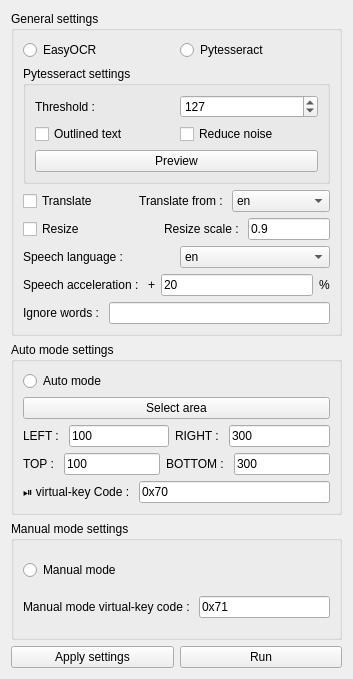
<?xml version="1.0" encoding="UTF-8"?>
<ui version="4.0">
 <class>Settings</class>
 <widget class="QWidget" name="Settings">
  <property name="geometry">
   <rect>
    <x>0</x>
    <y>0</y>
    <width>353</width>
    <height>679</height>
   </rect>
  </property>
  <property name="windowTitle">
   <string>Settings</string>
  </property>
  <layout class="QVBoxLayout" name="verticalLayout_4">
   <item>
    <widget class="QGroupBox" name="general_groupBox">
     <property name="title">
      <string>General settings</string>
     </property>
     <layout class="QVBoxLayout" name="verticalLayout">
      <item>
       <layout class="QHBoxLayout" name="horizontalLayout_12">
        <item>
         <widget class="QRadioButton" name="EasyOCR_radioButton">
          <property name="toolTip">
           <string>&lt;html&gt;&lt;head/&gt;&lt;body&gt;&lt;p&gt;If you want to recognize text from photos, it is usually better to use EasyOCR. If you have an Nvidia GPU, it will use it by default.&lt;/p&gt;&lt;/body&gt;&lt;/html&gt;</string>
          </property>
          <property name="text">
           <string>EasyOCR</string>
          </property>
         </widget>
        </item>
        <item>
         <widget class="QRadioButton" name="Pytesseract_radioButton">
          <property name="toolTip">
           <string>&lt;html&gt;&lt;head/&gt;&lt;body&gt;&lt;p&gt;If you want to recognize document-like text, it is usually better to use Pytesseract. Tesseract will use only the CPU.&lt;/p&gt;&lt;/body&gt;&lt;/html&gt;</string>
          </property>
          <property name="text">
           <string>Pytesseract</string>
          </property>
         </widget>
        </item>
       </layout>
      </item>
      <item>
       <widget class="QGroupBox" name="Pytesseract_settings_groupBox">
        <property name="title">
         <string>Pytesseract settings</string>
        </property>
        <layout class="QVBoxLayout" name="verticalLayout_5">
         <item>
          <layout class="QHBoxLayout" name="horizontalLayout">
           <item>
            <widget class="QLabel" name="THRESHOLD_label">
             <property name="toolTip">
              <string>&lt;html&gt;&lt;head/&gt;&lt;body&gt;&lt;p&gt;For better performance, Pytesseract needs to convert the image to black and white. All pixels below this threshold will be black and all above will be white.&lt;/p&gt;&lt;/body&gt;&lt;/html&gt;</string>
             </property>
             <property name="text">
              <string>Threshold :</string>
             </property>
             <property name="alignment">
              <set>Qt::AlignmentFlag::AlignLeading|Qt::AlignmentFlag::AlignLeft|Qt::AlignmentFlag::AlignVCenter</set>
             </property>
            </widget>
           </item>
           <item>
            <widget class="QSpinBox" name="THRESHOLD_spinBox">
             <property name="toolTip">
              <string>&lt;html&gt;&lt;head/&gt;&lt;body&gt;&lt;p&gt;For better performance, Pytesseract needs to convert the image to black and white. All pixels below this threshold will be black and all above will be white.&lt;/p&gt;&lt;/body&gt;&lt;/html&gt;</string>
             </property>
             <property name="maximum">
              <number>255</number>
             </property>
             <property name="singleStep">
              <number>5</number>
             </property>
             <property name="value">
              <number>127</number>
             </property>
            </widget>
           </item>
          </layout>
         </item>
         <item>
          <layout class="QHBoxLayout" name="horizontalLayout_11">
           <item>
            <widget class="QCheckBox" name="OUTLINED_checkBox">
             <property name="toolTip">
              <string>&lt;html&gt;&lt;head/&gt;&lt;body&gt;&lt;p&gt;By default, Pytesseract doesn't work well with outlined text. So if your text is outlined, check this box. &lt;/p&gt;&lt;/body&gt;&lt;/html&gt;</string>
             </property>
             <property name="text">
              <string>Outlined text</string>
             </property>
            </widget>
           </item>
           <item>
            <widget class="QCheckBox" name="REDUCE_NOISE_checkBox">
             <property name="toolTip">
              <string>&lt;html&gt;&lt;head/&gt;&lt;body&gt;&lt;p&gt;Select this if you have a lot of noise in your image.&lt;/p&gt;&lt;/body&gt;&lt;/html&gt;</string>
             </property>
             <property name="text">
              <string>Reduce noise</string>
             </property>
            </widget>
           </item>
          </layout>
         </item>
         <item>
          <widget class="QPushButton" name="PREVIEW_pushButton">
           <property name="toolTip">
            <string>&lt;html&gt;&lt;head/&gt;&lt;body&gt;&lt;p&gt;Click this button to see what your image will look like for Pytesseract If the text is hardly visible or not visible at all, try playing with the threshold and check &lt;span style=&quot; font-weight:700;&quot;&gt;Reduce noise&lt;/span&gt;.&lt;/p&gt;&lt;/body&gt;&lt;/html&gt;</string>
           </property>
           <property name="text">
            <string>Preview</string>
           </property>
          </widget>
         </item>
        </layout>
       </widget>
      </item>
      <item>
       <layout class="QHBoxLayout" name="horizontalLayout_2">
        <item>
         <widget class="QCheckBox" name="TRANSLATE_checkBox">
          <property name="toolTip">
           <string>&lt;html&gt;&lt;head/&gt;&lt;body&gt;&lt;p&gt;If checked, translation will be performed&lt;/p&gt;&lt;/body&gt;&lt;/html&gt;</string>
          </property>
          <property name="text">
           <string>Translate</string>
          </property>
         </widget>
        </item>
        <item>
         <widget class="QLabel" name="TRANSLATE_FROM_label">
          <property name="toolTip">
           <string>&lt;html&gt;&lt;head/&gt;&lt;body&gt;&lt;p&gt;Select the language from which the translation should be performed. Translation will be carried out from this language to the &lt;span style=&quot; font-weight:700;&quot;&gt;Speech language.&lt;/span&gt;&lt;/p&gt;&lt;/body&gt;&lt;/html&gt;</string>
          </property>
          <property name="text">
           <string>Translate from : </string>
          </property>
          <property name="alignment">
           <set>Qt::AlignmentFlag::AlignRight|Qt::AlignmentFlag::AlignTrailing|Qt::AlignmentFlag::AlignVCenter</set>
          </property>
         </widget>
        </item>
        <item>
         <widget class="QComboBox" name="TRANSLATE_FROM_comboBox">
          <property name="toolTip">
           <string>&lt;html&gt;&lt;head/&gt;&lt;body&gt;&lt;p&gt;Select the language from which the translation should be performed. Translation will be carried out from this language to the &lt;span style=&quot; font-weight:700;&quot;&gt;Speech language.&lt;/span&gt;&lt;/p&gt;&lt;/body&gt;&lt;/html&gt;</string>
          </property>
          <item>
           <property name="text">
            <string>en</string>
           </property>
          </item>
          <item>
           <property name="text">
            <string>af</string>
           </property>
          </item>
          <item>
           <property name="text">
            <string>ar</string>
           </property>
          </item>
          <item>
           <property name="text">
            <string>bg</string>
           </property>
          </item>
          <item>
           <property name="text">
            <string>bn</string>
           </property>
          </item>
          <item>
           <property name="text">
            <string>bs</string>
           </property>
          </item>
          <item>
           <property name="text">
            <string>cs</string>
           </property>
          </item>
          <item>
           <property name="text">
            <string>da</string>
           </property>
          </item>
          <item>
           <property name="text">
            <string>de</string>
           </property>
          </item>
          <item>
           <property name="text">
            <string>es</string>
           </property>
          </item>
          <item>
           <property name="text">
            <string>et</string>
           </property>
          </item>
          <item>
           <property name="text">
            <string>fr</string>
           </property>
          </item>
          <item>
           <property name="text">
            <string>hi</string>
           </property>
          </item>
          <item>
           <property name="text">
            <string>hr</string>
           </property>
          </item>
          <item>
           <property name="text">
            <string>hu</string>
           </property>
          </item>
          <item>
           <property name="text">
            <string>id</string>
           </property>
          </item>
          <item>
           <property name="text">
            <string>is</string>
           </property>
          </item>
          <item>
           <property name="text">
            <string>it</string>
           </property>
          </item>
          <item>
           <property name="text">
            <string>ja</string>
           </property>
          </item>
          <item>
           <property name="text">
            <string>kn</string>
           </property>
          </item>
          <item>
           <property name="text">
            <string>ko</string>
           </property>
          </item>
          <item>
           <property name="text">
            <string>la</string>
           </property>
          </item>
          <item>
           <property name="text">
            <string>lv</string>
           </property>
          </item>
          <item>
           <property name="text">
            <string>mr</string>
           </property>
          </item>
          <item>
           <property name="text">
            <string>ms</string>
           </property>
          </item>
          <item>
           <property name="text">
            <string>ne</string>
           </property>
          </item>
          <item>
           <property name="text">
            <string>nl</string>
           </property>
          </item>
          <item>
           <property name="text">
            <string>no</string>
           </property>
          </item>
          <item>
           <property name="text">
            <string>pl</string>
           </property>
          </item>
          <item>
           <property name="text">
            <string>pt</string>
           </property>
          </item>
          <item>
           <property name="text">
            <string>ro</string>
           </property>
          </item>
          <item>
           <property name="text">
            <string>sk</string>
           </property>
          </item>
          <item>
           <property name="text">
            <string>sq</string>
           </property>
          </item>
          <item>
           <property name="text">
            <string>sv</string>
           </property>
          </item>
          <item>
           <property name="text">
            <string>sw</string>
           </property>
          </item>
          <item>
           <property name="text">
            <string>ta</string>
           </property>
          </item>
          <item>
           <property name="text">
            <string>te</string>
           </property>
          </item>
          <item>
           <property name="text">
            <string>th</string>
           </property>
          </item>
          <item>
           <property name="text">
            <string>tl</string>
           </property>
          </item>
          <item>
           <property name="text">
            <string>tr</string>
           </property>
          </item>
          <item>
           <property name="text">
            <string>uk</string>
           </property>
          </item>
          <item>
           <property name="text">
            <string>ur</string>
           </property>
          </item>
          <item>
           <property name="text">
            <string>vi</string>
           </property>
          </item>
         </widget>
        </item>
       </layout>
      </item>
      <item>
       <layout class="QHBoxLayout" name="horizontalLayout_4">
        <item>
         <widget class="QCheckBox" name="RESIZE_checkBox">
          <property name="toolTip">
           <string>&lt;html&gt;&lt;head/&gt;&lt;body&gt;&lt;p&gt;If checked, the image resolution will be changed before text detection. This can be useful for reducing the number of calculations.&lt;/p&gt;&lt;/body&gt;&lt;/html&gt;</string>
          </property>
          <property name="text">
           <string>Resize</string>
          </property>
         </widget>
        </item>
        <item>
         <spacer name="horizontalSpacer">
          <property name="orientation">
           <enum>Qt::Orientation::Horizontal</enum>
          </property>
          <property name="sizeHint" stdset="0">
           <size>
            <width>100</width>
            <height>20</height>
           </size>
          </property>
         </spacer>
        </item>
        <item>
         <layout class="QHBoxLayout" name="horizontalLayout_3">
          <item>
           <widget class="QLabel" name="RESIZE_SCALE_label">
            <property name="toolTip">
             <string>&lt;html&gt;&lt;head/&gt;&lt;body&gt;&lt;p&gt;This parameter determines how much the image resolution should be changed. For example: if the image size is 1000x1000 pixels and the resize scale = 0.9, then the image size will be reduced to 900x900 pixels before text detection.&lt;/p&gt;&lt;/body&gt;&lt;/html&gt;</string>
            </property>
            <property name="text">
             <string>Resize scale : </string>
            </property>
           </widget>
          </item>
          <item>
           <widget class="QLineEdit" name="RESIZE_SCALE_lineEdit">
            <property name="toolTip">
             <string>&lt;html&gt;&lt;head/&gt;&lt;body&gt;&lt;p&gt;This parameter determines how much the image resolution should be changed. For example: if the image size is 1000x1000 pixels and the resize scale = 0.9, then the image size will be reduced to 900x900 pixels before text detection.&lt;/p&gt;&lt;/body&gt;&lt;/html&gt;</string>
            </property>
            <property name="text">
             <string>0.9</string>
            </property>
           </widget>
          </item>
         </layout>
        </item>
       </layout>
      </item>
      <item>
       <layout class="QHBoxLayout" name="horizontalLayout_5">
        <item>
         <widget class="QLabel" name="SPEAK_LANGUAGE_label">
          <property name="toolTip">
           <string>&lt;html&gt;&lt;head/&gt;&lt;body&gt;&lt;p&gt;This parameter determines the language in which the text is voiced.&lt;/p&gt;&lt;/body&gt;&lt;/html&gt;</string>
          </property>
          <property name="text">
           <string>Speech language : </string>
          </property>
         </widget>
        </item>
        <item>
         <widget class="QComboBox" name="SPEAK_LANGUAGE_comboBox">
          <property name="toolTip">
           <string>&lt;html&gt;&lt;head/&gt;&lt;body&gt;&lt;p&gt;This parameter determines the language in which the text is voiced.&lt;/p&gt;&lt;/body&gt;&lt;/html&gt;</string>
          </property>
          <item>
           <property name="text">
            <string>en</string>
           </property>
          </item>
          <item>
           <property name="text">
            <string>af</string>
           </property>
          </item>
          <item>
           <property name="text">
            <string>ar</string>
           </property>
          </item>
          <item>
           <property name="text">
            <string>bg</string>
           </property>
          </item>
          <item>
           <property name="text">
            <string>bn</string>
           </property>
          </item>
          <item>
           <property name="text">
            <string>bs</string>
           </property>
          </item>
          <item>
           <property name="text">
            <string>cs</string>
           </property>
          </item>
          <item>
           <property name="text">
            <string>da</string>
           </property>
          </item>
          <item>
           <property name="text">
            <string>de</string>
           </property>
          </item>
          <item>
           <property name="text">
            <string>es</string>
           </property>
          </item>
          <item>
           <property name="text">
            <string>et</string>
           </property>
          </item>
          <item>
           <property name="text">
            <string>fr</string>
           </property>
          </item>
          <item>
           <property name="text">
            <string>hi</string>
           </property>
          </item>
          <item>
           <property name="text">
            <string>hr</string>
           </property>
          </item>
          <item>
           <property name="text">
            <string>hu</string>
           </property>
          </item>
          <item>
           <property name="text">
            <string>id</string>
           </property>
          </item>
          <item>
           <property name="text">
            <string>is</string>
           </property>
          </item>
          <item>
           <property name="text">
            <string>it</string>
           </property>
          </item>
          <item>
           <property name="text">
            <string>ja</string>
           </property>
          </item>
          <item>
           <property name="text">
            <string>kn</string>
           </property>
          </item>
          <item>
           <property name="text">
            <string>ko</string>
           </property>
          </item>
          <item>
           <property name="text">
            <string>la</string>
           </property>
          </item>
          <item>
           <property name="text">
            <string>lv</string>
           </property>
          </item>
          <item>
           <property name="text">
            <string>mr</string>
           </property>
          </item>
          <item>
           <property name="text">
            <string>ms</string>
           </property>
          </item>
          <item>
           <property name="text">
            <string>ne</string>
           </property>
          </item>
          <item>
           <property name="text">
            <string>nl</string>
           </property>
          </item>
          <item>
           <property name="text">
            <string>no</string>
           </property>
          </item>
          <item>
           <property name="text">
            <string>pl</string>
           </property>
          </item>
          <item>
           <property name="text">
            <string>pt</string>
           </property>
          </item>
          <item>
           <property name="text">
            <string>ro</string>
           </property>
          </item>
          <item>
           <property name="text">
            <string>sk</string>
           </property>
          </item>
          <item>
           <property name="text">
            <string>sq</string>
           </property>
          </item>
          <item>
           <property name="text">
            <string>sv</string>
           </property>
          </item>
          <item>
           <property name="text">
            <string>sw</string>
           </property>
          </item>
          <item>
           <property name="text">
            <string>ta</string>
           </property>
          </item>
          <item>
           <property name="text">
            <string>te</string>
           </property>
          </item>
          <item>
           <property name="text">
            <string>th</string>
           </property>
          </item>
          <item>
           <property name="text">
            <string>tl</string>
           </property>
          </item>
          <item>
           <property name="text">
            <string>tr</string>
           </property>
          </item>
          <item>
           <property name="text">
            <string>uk</string>
           </property>
          </item>
          <item>
           <property name="text">
            <string>ur</string>
           </property>
          </item>
          <item>
           <property name="text">
            <string>vi</string>
           </property>
          </item>
         </widget>
        </item>
       </layout>
      </item>
      <item>
       <layout class="QHBoxLayout" name="horizontalLayout_6">
        <item>
         <widget class="QLabel" name="SPEED_UP_label">
          <property name="toolTip">
           <string>&lt;html&gt;&lt;head/&gt;&lt;body&gt;&lt;p&gt;This parameter determines how much speech will be accelerated.&lt;/p&gt;&lt;/body&gt;&lt;/html&gt;</string>
          </property>
          <property name="text">
           <string>Speech acceleration : </string>
          </property>
         </widget>
        </item>
        <item>
         <widget class="QLabel" name="SPEED_UP_label_2">
          <property name="text">
           <string>+</string>
          </property>
         </widget>
        </item>
        <item>
         <widget class="QLineEdit" name="SPEED_UP_lineEdit">
          <property name="toolTip">
           <string>&lt;html&gt;&lt;head/&gt;&lt;body&gt;&lt;p&gt;This parameter determines how much speech will be accelerated.&lt;/p&gt;&lt;/body&gt;&lt;/html&gt;</string>
          </property>
          <property name="text">
           <string>20</string>
          </property>
         </widget>
        </item>
        <item>
         <widget class="QLabel" name="SPEED_UP_label_3">
          <property name="text">
           <string>%</string>
          </property>
         </widget>
        </item>
       </layout>
      </item>
      <item>
       <layout class="QHBoxLayout" name="horizontalLayout_14">
        <item>
         <widget class="QLabel" name="IGNORE_WORDS_label">
          <property name="toolTip">
           <string>&lt;html&gt;&lt;head/&gt;&lt;body&gt;&lt;p&gt;These words/symbols will be ignored and will not be voiced. If you enter several words, separate them with a comma.&lt;/p&gt;&lt;/body&gt;&lt;/html&gt;</string>
          </property>
          <property name="text">
           <string>Ignore words : </string>
          </property>
         </widget>
        </item>
        <item>
         <widget class="QLineEdit" name="IGNORE_WORDS_lineEdit">
          <property name="toolTip">
           <string>&lt;html&gt;&lt;head/&gt;&lt;body&gt;&lt;p&gt;These words/symbols will be ignored and will not be voiced. If you enter several words, separate them with a comma.&lt;/p&gt;&lt;/body&gt;&lt;/html&gt;</string>
          </property>
         </widget>
        </item>
       </layout>
      </item>
     </layout>
    </widget>
   </item>
   <item>
    <widget class="QGroupBox" name="Auto_mode_groupBox">
     <property name="title">
      <string>Auto mode settings</string>
     </property>
     <layout class="QVBoxLayout" name="verticalLayout_2">
      <item>
       <widget class="QRadioButton" name="AUTO_MODE_radioButton">
        <property name="toolTip">
         <string>&lt;html&gt;&lt;head/&gt;&lt;body&gt;&lt;p&gt;Enables auto mode. Select the area once and when a new text appears there, it will be voiced.&lt;/p&gt;&lt;/body&gt;&lt;/html&gt;</string>
        </property>
        <property name="text">
         <string>Auto mode</string>
        </property>
       </widget>
      </item>
      <item>
       <widget class="QPushButton" name="Select_area_pushButton">
        <property name="cursor">
         <cursorShape>PointingHandCursor</cursorShape>
        </property>
        <property name="toolTip">
         <string>&lt;html&gt;&lt;head/&gt;&lt;body&gt;&lt;p&gt;Press to select the area of the screen where your text is located.&lt;/p&gt;&lt;/body&gt;&lt;/html&gt;</string>
        </property>
        <property name="text">
         <string>Select area</string>
        </property>
       </widget>
      </item>
      <item>
       <layout class="QHBoxLayout" name="horizontalLayout_7">
        <item>
         <widget class="QLabel" name="LEFT_label">
          <property name="toolTip">
           <string>&lt;html&gt;&lt;head/&gt;&lt;body&gt;&lt;p&gt;The leftmost point of the selected area.&lt;/p&gt;&lt;/body&gt;&lt;/html&gt;</string>
          </property>
          <property name="text">
           <string>LEFT : </string>
          </property>
         </widget>
        </item>
        <item>
         <widget class="QLineEdit" name="LEFT_lineEdit">
          <property name="toolTip">
           <string>&lt;html&gt;&lt;head/&gt;&lt;body&gt;&lt;p&gt;The leftmost point of the selected area.&lt;/p&gt;&lt;/body&gt;&lt;/html&gt;</string>
          </property>
          <property name="text">
           <string>100</string>
          </property>
         </widget>
        </item>
        <item>
         <widget class="QLabel" name="RIGHT_label">
          <property name="toolTip">
           <string>&lt;html&gt;&lt;head/&gt;&lt;body&gt;&lt;p&gt;The rightmost point of the selected area.&lt;/p&gt;&lt;/body&gt;&lt;/html&gt;</string>
          </property>
          <property name="text">
           <string>RIGHT : </string>
          </property>
         </widget>
        </item>
        <item>
         <widget class="QLineEdit" name="RIGHT_lineEdit">
          <property name="toolTip">
           <string>&lt;html&gt;&lt;head/&gt;&lt;body&gt;&lt;p&gt;The rightmost point of the selected area.&lt;/p&gt;&lt;/body&gt;&lt;/html&gt;</string>
          </property>
          <property name="text">
           <string>300</string>
          </property>
         </widget>
        </item>
       </layout>
      </item>
      <item>
       <layout class="QHBoxLayout" name="horizontalLayout_8">
        <item>
         <widget class="QLabel" name="TOP_label">
          <property name="toolTip">
           <string>&lt;html&gt;&lt;head/&gt;&lt;body&gt;&lt;p&gt;The topmost point of the selected area.&lt;/p&gt;&lt;/body&gt;&lt;/html&gt;</string>
          </property>
          <property name="text">
           <string>TOP : </string>
          </property>
         </widget>
        </item>
        <item>
         <widget class="QLineEdit" name="TOP_lineEdit">
          <property name="toolTip">
           <string>&lt;html&gt;&lt;head/&gt;&lt;body&gt;&lt;p&gt;The topmost point of the selected area.&lt;/p&gt;&lt;/body&gt;&lt;/html&gt;</string>
          </property>
          <property name="text">
           <string>100</string>
          </property>
         </widget>
        </item>
        <item>
         <widget class="QLabel" name="BOTTOM_label">
          <property name="toolTip">
           <string>&lt;html&gt;&lt;head/&gt;&lt;body&gt;&lt;p&gt;The lowest point of the selected area.&lt;/p&gt;&lt;/body&gt;&lt;/html&gt;</string>
          </property>
          <property name="text">
           <string>BOTTOM : </string>
          </property>
         </widget>
        </item>
        <item>
         <widget class="QLineEdit" name="BOTTOM_lineEdit">
          <property name="toolTip">
           <string>&lt;html&gt;&lt;head/&gt;&lt;body&gt;&lt;p&gt;The lowest point of the selected area.&lt;/p&gt;&lt;/body&gt;&lt;/html&gt;</string>
          </property>
          <property name="text">
           <string>300</string>
          </property>
         </widget>
        </item>
       </layout>
      </item>
      <item>
       <layout class="QHBoxLayout" name="horizontalLayout_9">
        <item>
         <widget class="QLabel" name="PAUSE_KEY_label">
          <property name="toolTip">
           <string>&lt;html&gt;&lt;head/&gt;&lt;body&gt;&lt;p&gt;Pause/Play virtual-key code (&lt;span style=&quot; font-weight:700;&quot;&gt;Esc by default&lt;/span&gt;).&lt;/p&gt;&lt;/body&gt;&lt;/html&gt;</string>
          </property>
          <property name="text">
           <string>⏯ virtual-key Code : </string>
          </property>
         </widget>
        </item>
        <item>
         <widget class="QLineEdit" name="PAUSE_KEY_lineEdit">
          <property name="toolTip">
           <string>&lt;html&gt;&lt;head/&gt;&lt;body&gt;&lt;p&gt;Pause/Play virtual-key code (&lt;span style=&quot; font-weight:700;&quot;&gt;Esc by default&lt;/span&gt;).&lt;/p&gt;&lt;/body&gt;&lt;/html&gt;</string>
          </property>
          <property name="text">
           <string>0x70</string>
          </property>
         </widget>
        </item>
       </layout>
      </item>
     </layout>
    </widget>
   </item>
   <item>
    <widget class="QGroupBox" name="Manual_mode_groupBox">
     <property name="title">
      <string>Manual mode settings</string>
     </property>
     <layout class="QVBoxLayout" name="verticalLayout_3">
      <item>
       <widget class="QRadioButton" name="MANUAL_MODE_radioButton">
        <property name="toolTip">
         <string>&lt;html&gt;&lt;head/&gt;&lt;body&gt;&lt;p&gt;Enables manual mode.  Every time you need to voice the text, you have to manually select the area where it is located.&lt;/p&gt;&lt;/body&gt;&lt;/html&gt;</string>
        </property>
        <property name="text">
         <string>Manual mode</string>
        </property>
       </widget>
      </item>
      <item>
       <layout class="QHBoxLayout" name="horizontalLayout_10">
        <item>
         <widget class="QLabel" name="MANUAL_MODE_KEY_label">
          <property name="toolTip">
           <string>&lt;html&gt;&lt;head/&gt;&lt;body&gt;&lt;p&gt;Virtual-key code of the key you have to press to start the manual mode (&lt;span style=&quot; font-weight:700;&quot;&gt;F2 by default&lt;/span&gt;). After pressing this key, you have to select the area in which the text is located and then it will be voiced.&lt;/p&gt;&lt;/body&gt;&lt;/html&gt;</string>
          </property>
          <property name="text">
           <string>Manual mode virtual-key code : </string>
          </property>
         </widget>
        </item>
        <item>
         <widget class="QLineEdit" name="MANUAL_MODE_KEY_lineEdit">
          <property name="toolTip">
           <string>&lt;html&gt;&lt;head/&gt;&lt;body&gt;&lt;p&gt;Virtual-key code of the key you have to press to start the manual mode (&lt;span style=&quot; font-weight:700;&quot;&gt;F2 by default&lt;/span&gt;). After pressing this key, you have to select the area in which the text is located and then it will be voiced.&lt;/p&gt;&lt;/body&gt;&lt;/html&gt;</string>
          </property>
          <property name="text">
           <string>0x71</string>
          </property>
         </widget>
        </item>
       </layout>
      </item>
     </layout>
    </widget>
   </item>
   <item>
    <layout class="QHBoxLayout" name="horizontalLayout_13">
     <item>
      <widget class="QPushButton" name="APPLY_pushButton">
       <property name="toolTip">
        <string>&lt;html&gt;&lt;head/&gt;&lt;body&gt;&lt;p&gt;Click this button to save settings.&lt;/p&gt;&lt;/body&gt;&lt;/html&gt;</string>
       </property>
       <property name="text">
        <string>Apply settings</string>
       </property>
      </widget>
     </item>
     <item>
      <widget class="QPushButton" name="RUN_pushButton">
       <property name="toolTip">
        <string>&lt;html&gt;&lt;head/&gt;&lt;body&gt;&lt;p&gt;Run&lt;/p&gt;&lt;/body&gt;&lt;/html&gt;</string>
       </property>
       <property name="text">
        <string>Run</string>
       </property>
      </widget>
     </item>
    </layout>
   </item>
  </layout>
 </widget>
 <resources/>
 <connections/>
</ui>
